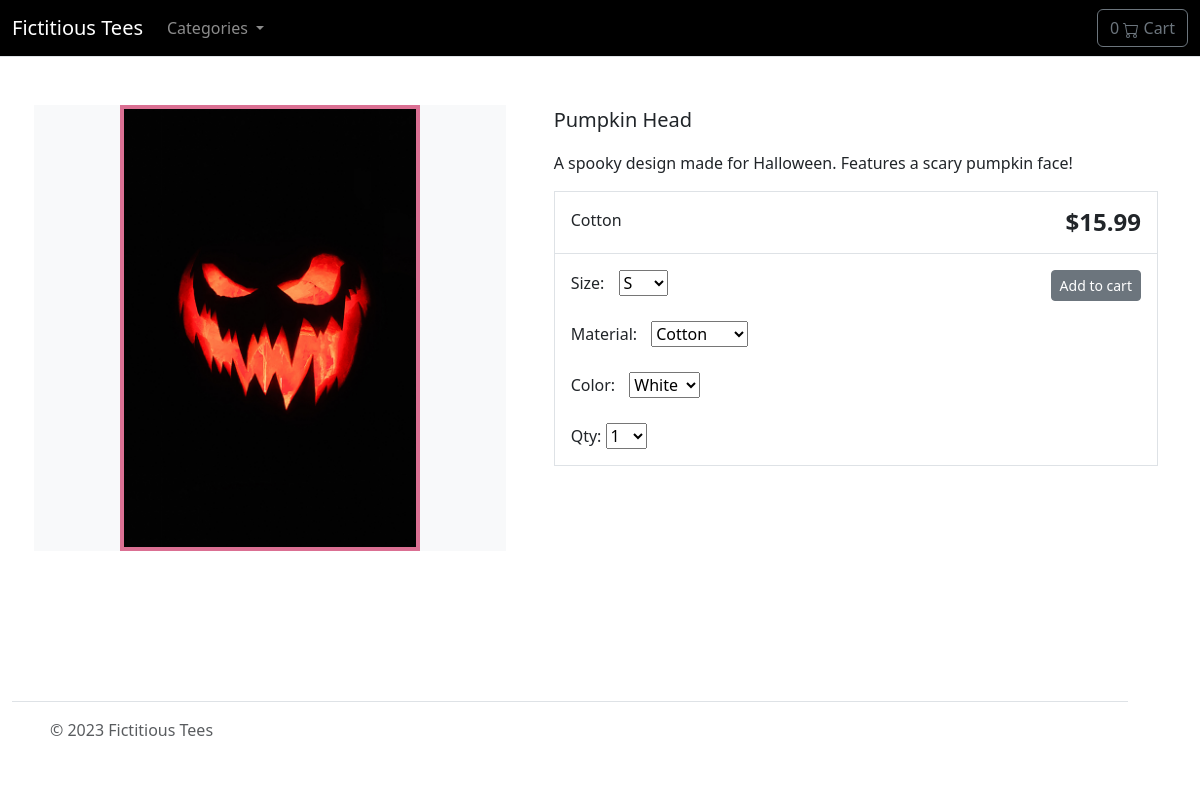
Screenshot of /design/pumpkin-head/ with the database file from the repository.
### shop/models.py (models this page shows, shortened)
class Design(models.Model):
	category = models.ForeignKey(Category, related_name='design', on_delete=models.CASCADE)
	created_by = models.ForeignKey(User, related_name='design_creator', on_delete=models.CASCADE)
	name = models.CharField(max_length=255)
	description = models.TextField(blank=True)
	image = models.ImageField(upload_to='images/')
	slug = models.SlugField(max_length=255)
	price = models.DecimalField(max_digits=4, decimal_places=2)
	in_stock = models.BooleanField(default=True)
	is_active = models.BooleanField(default=True)
	created = models.DateTimeField(auto_now_add=True)
	updated = models.DateTimeField(auto_now=True)
	objects = models.Manager()
	designs = DesignManager()
	class Meta:
		verbose_name_plural = "Designs"
		ordering = ('-updated',)

### shop/views.py (the view)
# urls.py: path('design/<slug:slug>/', views.design_detail, name='design_detail'),
def design_detail(request, slug):
	design = get_object_or_404(Design, slug=slug, in_stock=True)
	return render(request, 'shop/designs/detail.html', {'design':design})

### cart/cart.py (called while the page is built)
	def __len__(self):
		return sum(item['qty'] for item in self.cart.values())

### cart/context_processors.py (called while the page is built)
def cart(request):
	return{'cart': Cart(request)}

### shop/models.py (called while the page is built)
	def get_absolute_url(self):
		return reverse('shop:category_list', args=[self.slug])

### shop/views.py (called while the page is built)
def categories(request):
	return {'categories':Category.objects.all()}

### templates/shop/designs/detail.html (shortened to what this page needs)
{% extends "../base.html" %}
{% load static %}
{% block content %}
<div class="container">
    <main class="pt-5">
        <div class="row g-3">
            <div class="col-md-5 col-lg-5 order-md-first bg-light">
                <img class="img-fluid mx-auto d-block" width="300px" alt="Responsive design image." src="{{ design.image.url }}" style="border: 4px solid palevioletred">
            </div>
            <div class="col-md-7 col-lg-7 ps-md-3 ps-lg-5">
                <p><span class="lead">{{ design.name }}</span></p>
                <p>{{ design.description|slice:":355" }}</p>
                <div class="border">
                    <div class="col border-bottom">
                        <div class="row p-3">
                            <div class="col-6">Cotton</div>
                            <div class="col-6 text-end"><span class="h4 fw-bold">${{ design.price }}</span></div>
                        </div>
                    </div>
                    <div class="col">
                        <div class="row p-3">
                            <div class="col-6">
                                <label for="size" style="margin:0px 10px 0px 0px">Size:</label>
                                <select id="size">
                                    <option value="S">S</option>
                                </select>
								<div style="margin:25px 0px 25px 0px">
                                    <label for="material" style="margin:0px 10px 0px 0px">Material:</label>
                                    <select id="material">
                                        <option value="Cotton">Cotton</option>
                                    </select>
								</div>
                                <div style="margin:25px 0px 25px 0px">
                                    <label for="color" style="margin:0px 10px 0px 0px">Color:</label>
                                    <select id="color">
                                        <option value="White">White</option>
                                    </select>
                                </div>
                                <label for="qty">Qty:</label>
                                <select id="qty">
                                    <option value="1">1</option>
                                </select>
                            </div>
                            <div class="col-6 text-end"><button type="button" id="add-button" value="{{design.id}}" class="btn btn-secondary btn-sm">Add to cart</button></div>
                        </div>
                    </div>
                </div>
            </div>
        </div>
    </main>
</div>
{% endblock %}

### rows the page displays
Design: image (picture), name "Pumpkin Head", description "A spooky design made for Halloween. Features a scary pumpkin face!", price "15.99"
